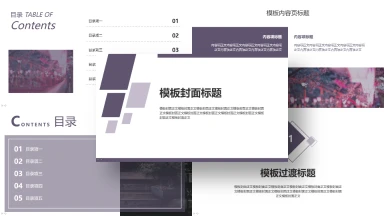
#> input picture data/pptist/dist/imgs/template_3.webp, 384 x 216 px, given in place of imgs, which was not available
$ python style_from_image.py ../../../pptist/dist/imgs
#> lines starting #> are read from the running program, lines starting #| are printed output that depends on the picture
# -*- coding: utf-8 -*-
"""xinzhongshi-ppt · 从用户参考图提取风格卡（独立，仅依赖 Pillow）

用途：用户上传一张/多张「我想要这种感觉」的图（海报、截图、照片、
小红书笔记图…），本脚本自动扒出色板与明暗，指导后续背景生成。

输出 style_card.json:
{
  "palette": ["#1a140e", "#c4a574", ...],   # 主色 hex
  "brightness": 0.42,                       # 0~1，偏暗/偏亮
  "saturation": 0.31,                       # 0~1
  "contrast": 0.55,
  "mood": "dark",                           # dark / mid / light
  "theme_hint": "ink-mountain",             # 最接近的程序化主题
  "prompt_hints": "warm golden brown, deep coffee shadows, ..."
}

用法:
  python style_from_image.py a.jpg b.png --out style_card.json
  python style_from_image.py a.jpg --apply-bg --out-dir bg-out --count 6
"""
import argparse
import colorsys
import json
from collections import Counter
from pathlib import Path

from PIL import Image, ImageEnhance, ImageStat

# 主题 → 色相/明度画像（粗匹配用）
THEME_PROFILE = {
    "dunes":        {"hue": (25, 50),  "sat": (0.15, 0.55), "val": (0.25, 0.90)},
    "snowmount":    {"hue": (190, 240),"sat": (0.02, 0.25), "val": (0.35, 0.95)},
    "lake":         {"hue": (150, 220),"sat": (0.05, 0.35), "val": (0.30, 0.90)},
    "bamboo":       {"hue": (60, 150), "sat": (0.10, 0.45), "val": (0.15, 0.80)},
    "pine-stone":   {"hue": (70, 150), "sat": (0.05, 0.35), "val": (0.10, 0.70)},
    "mist":         {"hue": (0, 360),  "sat": (0.00, 0.15), "val": (0.45, 0.95)},
    "pavilion":     {"hue": (20, 50),  "sat": (0.20, 0.65), "val": (0.15, 0.85)},
    "eave":         {"hue": (180, 260),"sat": (0.05, 0.30), "val": (0.10, 0.75)},
    "garden-moon":  {"hue": (60, 160), "sat": (0.05, 0.35), "val": (0.25, 0.85)},
    "bridge":       {"hue": (0, 360),  "sat": (0.02, 0.25), "val": (0.30, 0.92)},
    "grotto":       {"hue": (15, 55),  "sat": (0.15, 0.55), "val": (0.10, 0.70)},
    "ink-mountain": {"hue": (0, 360),  "sat": (0.00, 0.18), "val": (0.20, 0.92)},
    "ink-wash":     {"hue": (0, 360),  "sat": (0.00, 0.22), "val": (0.35, 0.95)},
    "bamboo-ink":   {"hue": (70, 150), "sat": (0.05, 0.35), "val": (0.15, 0.85)},
    "plum":         {"hue": (330, 25), "sat": (0.10, 0.50), "val": (0.20, 0.85)},
    "lotus":        {"hue": (0, 360),  "sat": (0.00, 0.25), "val": (0.25, 0.90)},
    "ink-cloud":    {"hue": (0, 360),  "sat": (0.00, 0.15), "val": (0.15, 0.90)},
    "scholar":      {"hue": (0, 360),  "sat": (0.00, 0.20), "val": (0.15, 0.90)},
    "bronze":       {"hue": (30, 80),  "sat": (0.15, 0.55), "val": (0.08, 0.65)},
    "celadon":      {"hue": (100, 180),"sat": (0.05, 0.35), "val": (0.35, 0.90)},
    "manuscript":   {"hue": (30, 55),  "sat": (0.08, 0.40), "val": (0.55, 0.95)},
    "stele":        {"hue": (0, 360),  "sat": (0.00, 0.12), "val": (0.10, 0.85)},
}

PROMPT_HINTS = {
    "warm": "warm golden brown and deep coffee shadows",
    "cool": "cool grey-blue and stone tones",
    "ink": "ink wash, near-monochrome, rice paper cream",
    "dark": "deep umber and charcoal, cinematic low-key light",
    "light": "soft daylight, pale cream and taupe, airy",
    "green": "moss green and bamboo tones",
    "gold": "aged gold and sand highlights",
}


def dominant_colors(img, n=6):
    small = img.copy()
    small.thumbnail((160, 160))
    pixels = list(small.convert("RGB").getdata())
    # 量化到 16 级减少噪点
    q = [(r // 16 * 16, g // 16 * 16, b // 16 * 16) for r, g, b in pixels]
    cnt = Counter(q)
    out = []
    for (r, g, b), c in cnt.most_common(n * 3):
        # 与已选颜色拉开距离
        ok = True
        for (rr, gg, bb) in out:
            if abs(r - rr) + abs(g - gg) + abs(b - bb) < 60:
                ok = False
                break
        if ok:
            out.append((r, g, b))
        if len(out) >= n:
            break
    return out


def rgb_to_hex(rgb):
    return "#{:02x}{:02x}{:02x}".format(*rgb)


def hsv_of(rgb):
    r, g, b = [x / 255 for x in rgb]
    return colorsys.rgb_to_hsv(r, g, b)


def analyze(img):
    stat = ImageStat.Stat(img.convert("RGB"))
    r, g, b = stat.mean
    brightness = (0.299 * r + 0.587 * g + 0.114 * b) / 255
    extrema = img.convert("L").getextrema()
    contrast = (extrema[1] - extrema[0]) / 255

    hsv = [hsv_of(c) for c in dominant_colors(img, 8)]
    sat = sum(h for _, h, _ in hsv) / max(len(hsv), 1)

    pal = dominant_colors(img, 6)
    hues = [h * 360 for h, _, _ in hsv]
    sats = [s for _, s, _ in hsv]
    vals = [v for _, _, v in hsv]
    h_avg = sum(hues) / len(hues) if hues else 0
    s_avg = sum(sats) / len(sats) if sats else 0
    v_avg = sum(vals) / len(vals) if vals else 0

    # 主题匹配：色相/明度/饱和落在画像区间则加分
    best, best_score = "dunes", -1
    for name, prof in THEME_PROFILE.items():
        score = 0
        lo, hi = prof["hue"]
        if lo <= hi and lo <= h_avg <= hi:
            score += 2
        if lo > hi and (h_avg >= lo or h_avg <= hi):  # 环绕
            score += 2
        lo, hi = prof["sat"]
        if lo <= s_avg <= hi:
            score += 1.5
        lo, hi = prof["val"]
        if lo <= v_avg <= hi:
            score += 1.5
        # 低饱和 = 新中式气质
        if s_avg < 0.25:
            score += 0.5
        if score > best_score:
            best, best_score = name, score

    mood = "dark" if brightness < 0.38 else "light" if brightness > 0.62 else "mid"

    hints = []
    if mood == "dark":
        hints.append(PROMPT_HINTS["dark"])
    elif mood == "light":
        hints.append(PROMPT_HINTS["light"])
    if s_avg < 0.18:
        hints.append(PROMPT_HINTS["ink"])
    if 20 <= h_avg <= 55 and s_avg >= 0.12:
        hints.append(PROMPT_HINTS["warm"])
        hints.append(PROMPT_HINTS["gold"])
    if 160 <= h_avg <= 250:
        hints.append(PROMPT_HINTS["cool"])
    if 70 <= h_avg <= 150:
        hints.append(PROMPT_HINTS["green"])

    return {
        "palette": [rgb_to_hex(c) for c in pal],
        "brightness": round(brightness, 3),
        "saturation": round(s_avg, 3),
        "contrast": round(contrast, 3),
        "mood": mood,
        "theme_hint": best,
        "prompt_hints": ", ".join(dict.fromkeys(hints)) or PROMPT_HINTS["ink"],
    }


def analyze_files(paths):
    cards = []
    for p in paths:
        im = Image.open(p).convert("RGB")
        card = analyze(im)
        card["source"] = str(p)
        cards.append(card)
    # 多图取综合：palette 合并去重，mood 取多数
    if len(cards) == 1:
        return cards[0]
    merged = {"palette": [], "brightness": 0, "saturation": 0,
              "contrast": 0, "mood": Counter(), "theme_hint": Counter(),
              "prompt_hints": [], "sources": []}
    for c in cards:
        merged["palette"] += c["palette"]
        merged["brightness"] += c["brightness"]
        merged["saturation"] += c["saturation"]
        merged["contrast"] += c["contrast"]
        merged["mood"][c["mood"]] += 1
        merged["theme_hint"][c["theme_hint"]] += 1
        merged["prompt_hints"].append(c["prompt_hints"])
        merged["sources"].append(c.get("source"))
    n = len(cards)
    seen, pal = set(), []
    for h in merged["palette"]:
        if h not in seen:
            seen.add(h)
            pal.append(h)
    return {
        "palette": pal[:8],
        "brightness": round(merged["brightness"] / n, 3),
        "saturation": round(merged["saturation"] / n, 3),
        "contrast": round(merged["contrast"] / n, 3),
        "mood": merged["mood"].most_common(1)[0][0],
        "theme_hint": merged["theme_hint"].most_common(1)[0][0],
        "prompt_hints": "; ".join(dict.fromkeys(merged["prompt_hints"])),
        "sources": merged["sources"],
    }


def main():
    ap = argparse.ArgumentParser()
    ap.add_argument("images", nargs="+")
    ap.add_argument("--out", default="style_card.json")
    ap.add_argument("--apply-bg", action="store_true",
                    help="按风格卡直接生成背景（调 make_bg）")
    ap.add_argument("--out-dir", default="bg-out")
    ap.add_argument("--count", type=int, default=6)
    args = ap.parse_args()

    card = analyze_files([Path(p) for p in args.images])
#> in analyze, `r, g, b = stat.mean`: r = 208.4; g = 204.8; b = 210.6
#> in analyze, `brightness = (0.299 * r + 0.587 * g + 0.114 * b) / 255`: brightness = 0.81
#> in analyze, `extrema = img.convert("L").getextrema()`: extrema = (20, 255)
#> in analyze, `contrast = (extrema[1] - extrema[0]) / 255`: contrast = 0.922
#> in dominant_colors, `small.thumbnail((160, 160))`:
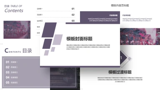
#> small: PIL image 160x90 RGB; mean R, G, B 208.2, 204.7, 210.4
#> in dominant_colors, `pixels = list(small.convert("RGB").getdata())`: pixels = 14400 items, first 6: (255, 255, 255), (255, 255, 255), (255, 255, 255), (255, 255, 255), (255, 255, 255), (255, 255, 255)
#> in dominant_colors, `q = [(r // 16 * 16, g // 16 * 16, b // 16 * 16) for r, g, b in pixels]`: q = 14400 items, first 6: (240, 240, 240), (240, 240, 240), (240, 240, 240), (240, 240, 240), (240, 240, 240), (240, 240, 240)
#> in dominant_colors, `cnt = Counter(q)`: cnt = 133 items
#> the loop in dominant_colors, `for (r, g, b), c in cnt.most_common(n * 3):` made 23 passes
#> (r, g, b, c) on passes 1 to 12: (240, 240, 240, 8043), (160, 160, 176, 782), (224, 224, 224, 527), (208, 208, 208, 450), (160, 160, 160, 387), (96, 80, 96, 367), (192, 192, 192, 302), (64, 64, 80, 199), (80, 80, 96, 197), (176, 176, 176, 191), (192, 176, 192, 170), (176, 160, 176, 158)
#> after the loop in dominant_colors, `for (r, g, b), c in cnt.most_common(n * 3):`: out = [(240, 240, 240), (160, 160, 176), (208, 208, 208), (96, 80, 96), (64, 64, 80), (192, 176, 192), (128, 128, 144), (48, 48, 48)]
#> in hsv_of, `r, g, b = [x / 255 for x in rgb]`: r = 0.941
#> in analyze, `hsv = [hsv_of(c) for c in dominant_colors(img, 8)]`: hsv = [(0, 0, 0.941), (0.667, 0.0909, 0.69), (0, 0, 0.816), (0.833, 0.167, 0.376), (0.667, 0.2, 0.314), (0.833, 0.0833, 0.753), (0.667, 0.111, 0.565), (0, 0, 0.188)]
#> in analyze, `sat = sum(h for _, h, _ in hsv) / max(len(hsv), 1)`: sat = 0.0815
#> the loop in dominant_colors (call 2), `for (r, g, b), c in cnt.most_common(n * 3):` made 11 passes
#> in analyze, `pal = dominant_colors(img, 6)`: pal = [(240, 240, 240), (160, 160, 176), (208, 208, 208), (96, 80, 96), (64, 64, 80), (192, 176, 192)]
#> in analyze, `hues = [h * 360 for h, _, _ in hsv]`: hues = [0, 240, 0, 300, 240, 300, 240, 0]
#> in analyze, `sats = [s for _, s, _ in hsv]`: sats = [0, 0.0909, 0, 0.167, 0.2, 0.0833, 0.111, 0]
#> in analyze, `vals = [v for _, _, v in hsv]`: vals = [0.941, 0.69, 0.816, 0.376, 0.314, 0.753, 0.565, 0.188]
#> in analyze, `h_avg = sum(hues) / len(hues) if hues else 0`: h_avg = 165
#> in analyze, `s_avg = sum(sats) / len(sats) if sats else 0`: s_avg = 0.0815
#> in analyze, `v_avg = sum(vals) / len(vals) if vals else 0`: v_avg = 0.58
#> after the loop in analyze, `for name, prof in THEME_PROFILE.items():`: best = 'lake'; best_score = 5.5
#> in analyze, `mood = "dark" if brightness < 0.38 else "light" if brightness > 0.62 e..`: mood = 'light'
#> in analyze_files, `card = analyze(im)`: card = 7 items
#> card = 8 items
    out = Path(args.out)
    out.write_text(json.dumps(card, ensure_ascii=False, indent=2), encoding="utf-8")
    print(json.dumps(card, ensure_ascii=False, indent=2))
#> (printed output is left out)
    print("SAVED", out)

    if args.apply_bg:
        import make_bg
        import random
        theme = card["theme_hint"]
        out_dir = Path(args.out_dir)
        for i in range(args.count):
            # 用风格卡 theme 为主，轮换相邻主题避免雷同
            keys = list(make_bg.THEMES)
            if theme in keys:
                t = keys[(keys.index(theme) + i) % len(keys)]
            else:
                t = keys[i % len(keys)]
            dest = out_dir / f"styled-{t}-{i+1:02d}.png"
            make_bg.gen_theme(t, dest, seed=random.randint(1, 10**8))
            print("bg", dest)


if __name__ == "__main__":
    main()

$ run again, on data/pptist/dist/imgs/template_4.webp
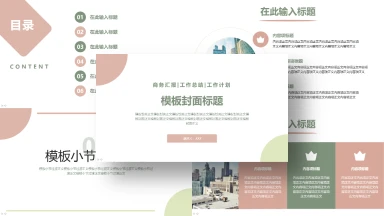
#> input picture data/pptist/dist/imgs/template_4.webp, 384 x 216 px, given in place of imgs, which was not available
#> in analyze, `r, g, b = stat.mean`: r = 233.7; g = 230.4; b = 226.9
#> brightness = 0.906
#> extrema = (37, 255)
#> contrast = 0.855
#> in dominant_colors, `small.thumbnail((160, 160))`:
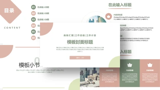
#> small: PIL image 160x90 RGB; mean R, G, B 233.6, 230.2, 226.8
#> pixels = 14400 items, first 6: (221, 182, 170), (221, 182, 170), (221, 182, 170), (222, 181, 170), (222, 181, 170), (222, 181, 170)
#> q = 14400 items, first 6: (208, 176, 160), (208, 176, 160), (208, 176, 160), (208, 176, 160), (208, 176, 160), (208, 176, 160)
#> cnt = 151 items
#> the loop in dominant_colors, `for (r, g, b), c in cnt.most_common(n * 3):` made 24 passes
#> (r, g, b, c) on passes 1 to 8: (240, 240, 240, 9250), (208, 176, 160, 632), (224, 224, 224, 414), (208, 160, 144, 414), (208, 208, 208, 352), (192, 192, 192, 291), (176, 176, 176, 195), (160, 160, 160, 192)
#> after the loop in dominant_colors, `for (r, g, b), c in cnt.most_common(n * 3):`: out = [(240, 240, 240), (208, 176, 160), (208, 208, 208), (160, 160, 160), (112, 144, 112), (176, 192, 176)]
#> in hsv_of, `r, g, b = [x / 255 for x in rgb]`: r = 0.941
#> hsv = [(0, 0, 0.941), (0.0556, 0.231, 0.816), (0, 0, 0.816), (0, 0, 0.627), (0.333, 0.222, 0.565), (0.333, 0.0833, 0.753)]
#> sat = 0.0894
#> the loop in dominant_colors (call 2), `for (r, g, b), c in cnt.most_common(n * 3):` made 18 passes
#> pal = [(240, 240, 240), (208, 176, 160), (208, 208, 208), (160, 160, 160), (112, 144, 112)]
#> hues = [0, 20, 0, 0, 120, 120]
#> sats = [0, 0.231, 0, 0, 0.222, 0.0833]
#> vals = [0.941, 0.816, 0.816, 0.627, 0.565, 0.753]
#> h_avg = 43.33
#> s_avg = 0.0894
#> v_avg = 0.753
#> after the loop in analyze, `for name, prof in THEME_PROFILE.items():`: best = 'mist'; best_score = 5.5
#> mood = 'light'
#> in analyze_files, `card = analyze(im)`: card = 7 items
#> in main, `card = analyze_files([Path(p) for p in args.images])`: card = 8 items
#> (printed output is left out)

$ run again, on data/pptist/dist/imgs/template_5.webp
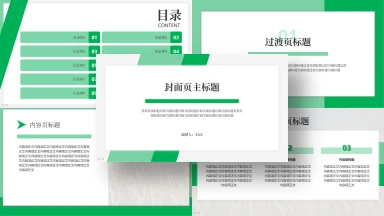
#> input picture data/pptist/dist/imgs/template_5.webp, 384 x 216 px, given in place of imgs, which was not available
#> in analyze_files, im is the input picture: PIL image 384x216 RGB; mean R, G, B 204.9, 229.7, 217
#> in analyze, `r, g, b = stat.mean`: r = 204.9; g = 229.7; b = 217
#> brightness = 0.866
#> extrema = (49, 255)
#> contrast = 0.808
#> in dominant_colors, `small.thumbnail((160, 160))`:
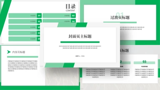
#> small: PIL image 160x90 RGB; mean R, G, B 204.7, 229.6, 216.9
#> pixels = 14400 items, first 6: (121, 209, 166), (124, 207, 166), (128, 204, 164), (128, 209, 169), (49, 189, 119), (0, 173, 81)
#> q = 14400 items, first 6: (112, 208, 160), (112, 192, 160), (128, 192, 160), (128, 208, 160), (48, 176, 112), (0, 160, 80)
#> cnt = 144 items
#> the loop in dominant_colors, `for (r, g, b), c in cnt.most_common(n * 3):` made 24 passes
#> (r, g, b, c) on passes 1 to 8: (240, 240, 240, 7256), (224, 224, 224, 1349), (112, 208, 160, 798), (208, 208, 208, 520), (0, 160, 80, 403), (0, 176, 80, 362), (192, 192, 192, 339), (160, 160, 160, 234)
#> after the loop in dominant_colors, `for (r, g, b), c in cnt.most_common(n * 3):`: out = [(240, 240, 240), (112, 208, 160), (208, 208, 208), (0, 160, 80), (160, 160, 160), (176, 224, 192)]
#> in hsv_of, `r, g, b = [x / 255 for x in rgb]`: r = 0.941
#> hsv = [(0, 0, 0.941), (0.417, 0.462, 0.816), (0, 0, 0.816), (0.417, 1, 0.627), (0, 0, 0.627), (0.389, 0.214, 0.878)]
#> sat = 0.279
#> the loop in dominant_colors (call 2), `for (r, g, b), c in cnt.most_common(n * 3):` made 18 passes
#> pal = [(240, 240, 240), (112, 208, 160), (208, 208, 208), (0, 160, 80), (160, 160, 160)]
#> hues = [0, 150, 0, 150, 0, 140]
#> sats = [0, 0.462, 0, 1, 0, 0.214]
#> vals = [0.941, 0.816, 0.816, 0.627, 0.627, 0.878]
#> h_avg = 73.33
#> s_avg = 0.279
#> v_avg = 0.784
#> after the loop in analyze, `for name, prof in THEME_PROFILE.items():`: best = 'bamboo'; best_score = 5
#> mood = 'light'
#> in analyze_files, `card = analyze(im)`: card = 7 items
#> in main, `card = analyze_files([Path(p) for p in args.images])`: card = 8 items
#> (printed output is left out)
